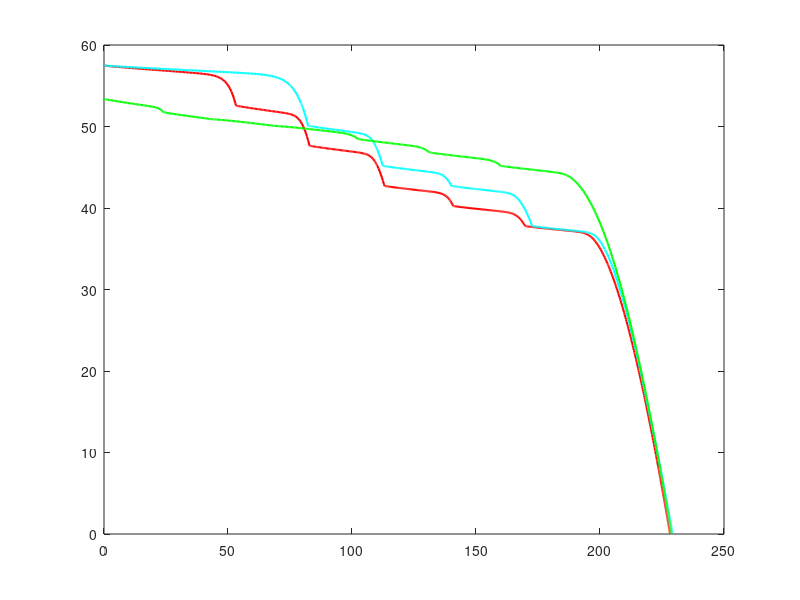

Reproduce this figure in MATLAB. (Note: this script raises an error after producing the figure.)
clear; clc;
load('PSC_all_workspace_data.mat')
% define figure properties
opts.width      = 15;
opts.height     = 8;
opts.fontType   = 'Times';
opts.fontSize   = 10;

% I-V Characteristics under PSCs
fig = figure;
plot(Vpv_center.signals.values, Ipv_center.signals.values,'LineWidth', 1.5, 'Color', 'r')
hold on
plot(Vpv_corner.signals.values, Ipv_corner.signals.values,'LineWidth', 1.5, 'Color', 'c')
plot(Vpv_diagonal.signals.values, Ipv_diagonal.signals.values,'LineWidth', 1.5, 'Color', 'g')
plot(Vpv_frame.signals.values, Ipv_frame.signals.values,'LineWidth', 1.5, 'Color', '[1.00 0.54 0.00]')
plot(Vpv_random.signals.values, Ipv_random.signals.values,'LineWidth', 1.5, 'Color', 'm')
plot(Vpv_right_side_end.signals.values, Ipv_right_side_end.signals.values,'LineWidth', 1.5, 'Color', 'y')
plot(Vpv_uniform.signals.values, Ipv_uniform.signals.values,'LineWidth', 1.5, 'Color', 'b')
hold off
legend('Center', 'Corner', 'Diagonal', 'Frame', 'Random', 'Right Side End', 'Uniform')
legend('Location','southwest')
xlabel('PV Voltage (V)')
ylabel('PV Current (A)')
grid on
ax = gca;
ax.GridColor = [0.7, 0.7, 0.7];
box off
% scaling
fig.Units               = 'centimeters';
fig.Position(3)         = opts.width;
fig.Position(4)         = opts.height;
% set text properties
set(fig.Children, ...
    'FontName',     opts.fontType, ...
    'FontSize',     opts.fontSize);
% remove unnecessary white space
set(gca,'LooseInset',max(get(gca,'TightInset'), 0.02))
% export to png
fig.PaperPositionMode   = 'auto';
print('I-V Characteristics under PSCs', '-dpng', '-r600')

% P-V Characteristics under PSCs
fig = figure;
plot(Vpv_center.signals.values, Ppv_center.signals.values,'LineWidth', 1.5, 'Color', 'r')
hold on
plot(Vpv_corner.signals.values, Ppv_corner.signals.values,'LineWidth', 1.5, 'Color', 'c')
plot(Vpv_diagonal.signals.values, Ppv_diagonal.signals.values,'LineWidth', 1.5, 'Color', 'g')
plot(Vpv_frame.signals.values, Ppv_frame.signals.values,'LineWidth', 1.5, 'Color', '[1.00 0.54 0.00]')
plot(Vpv_random.signals.values, Ppv_random.signals.values,'LineWidth', 1.5, 'Color', 'm')
plot(Vpv_right_side_end.signals.values, Ppv_right_side_end.signals.values,'LineWidth', 1.5, 'Color', 'y')
plot(Vpv_uniform.signals.values, Ppv_uniform.signals.values,'LineWidth', 1.5, 'Color', 'b')
hold off
legend('Center', 'Corner', 'Diagonal', 'Frame', 'Random', 'Right Side End', 'Uniform')
legend('Location','northwest')
xlabel('PV Voltage (V)')
ylabel('PV Power (W)')
grid on
ax = gca;
ax.GridColor = [0.7, 0.7, 0.7];
box off
% scaling
fig.Units               = 'centimeters';
fig.Position(3)         = opts.width;
fig.Position(4)         = opts.height;
% set text properties
set(fig.Children, ...
    'FontName',     opts.fontType, ...
    'FontSize',     opts.fontSize);
% remove unnecessary white space
set(gca,'LooseInset',max(get(gca,'TightInset'), 0.02))
% export to png
fig.PaperPositionMode   = 'auto';
print('P-V Characteristics under PSCs', '-dpng', '-r600')
close all